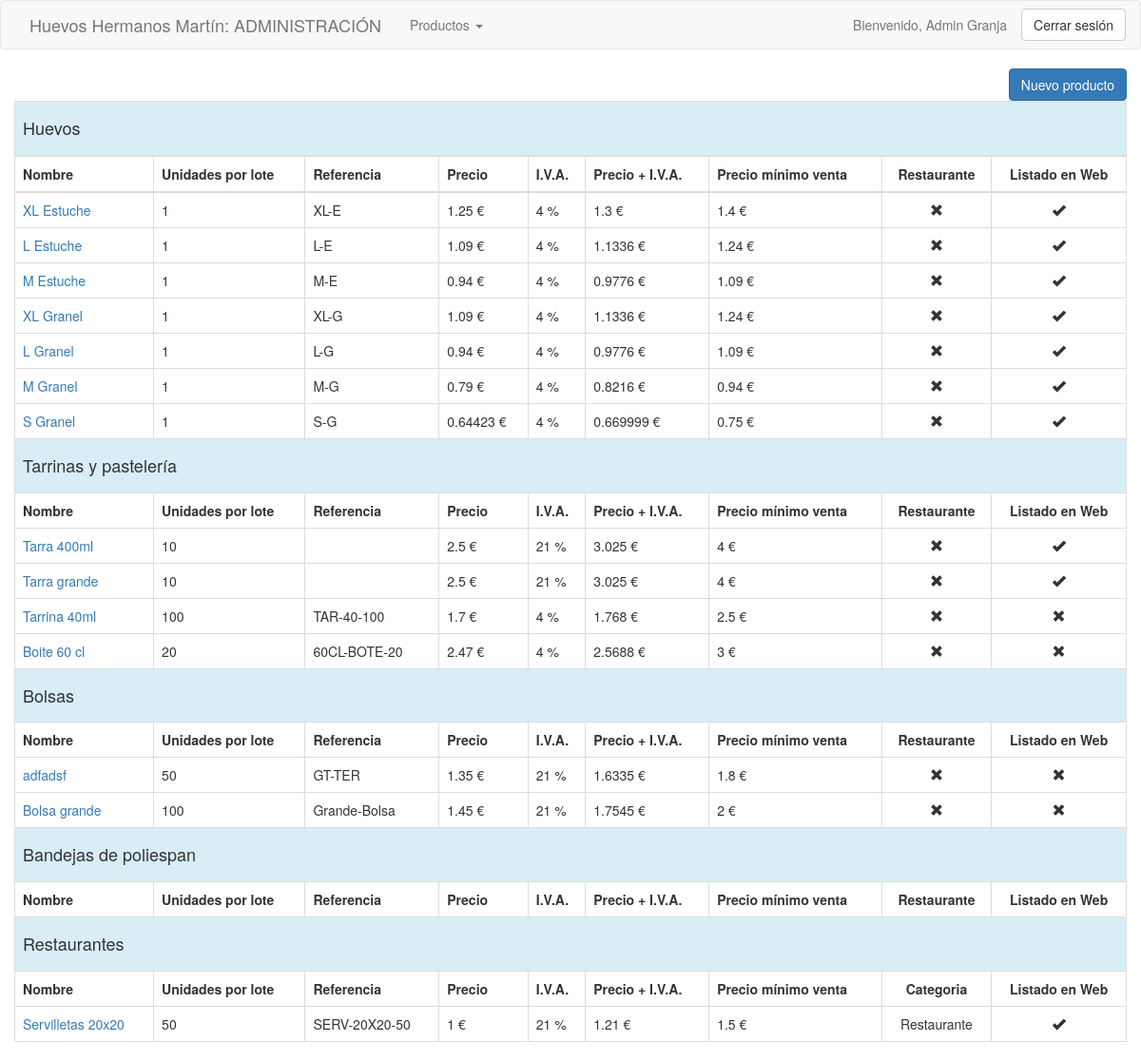
The app's page /productos.php (signed in) with its own data.
### tables this page shows
CREATE TABLE `productos` (
  `id` int(10) UNSIGNED NOT NULL,
  `nombre` varchar(255) NOT NULL,
  `unidades` int(10) UNSIGNED NOT NULL,
  `referencia` varchar(50) DEFAULT NULL,
  `precio` float NOT NULL,
  `iva` int(10) UNSIGNED NOT NULL,
  `precioIVA` float NOT NULL,
  `precioMinimo` float NOT NULL,
  `categoria` int(10) UNSIGNED NOT NULL,
  `restaurante` tinyint(1) NOT NULL,
  `web` tinyint(1) NOT NULL,
  `descripcion` text NOT NULL
);

### funciones.php (called while the page is built, shortened)
<?php
	function hacerListado($consulta)
	{
		$servidor = "localhost";
		$usuario = "root";
		$contrasena = "";
		$baseDeDatos = "granja4";
		$enlace = mysqli_connect($servidor, $usuario, $contrasena, $baseDeDatos);
		mysqli_set_charset($enlace, 'utf8');
		$resultado = mysqli_query($enlace, $consulta);
		$listado = [];
		if ($resultado)
		{
			while ($fila = mysqli_fetch_array($resultado, MYSQLI_ASSOC))
			{
				$listado[] = $fila;
			}
		}
		return $listado;
	}
?>

### productos.php (the view, shortened to what this page needs)
<?php
	include_once("producto_modelo.php");
	$huevos = seleccionarHuevos();
	$bolsas = seleccionarBolsas();
	$tarrinas = seleccionarTarrinas();
	$restaurantes = seleccionarRestaurantes();
?>
<!DOCTYPE HTML>
<html lang="es">
<head>
	<?php include_once("includes.php"); ?>
</head>
<body>
	<?php include("nav.php"); ?>
	<div class="container-fluid">
		<section>
			<div class="pull-right">
				<a href="producto_nuevo.php" class="btn btn-primary">Nuevo producto</a>
			</div>
			<table class="table table-bordered table-hover">
				<thead>
					<tr><td class="info"  colspan="10"><h4>Huevos</h4></td></tr>
					<tr>
						<th>Nombre</th><th>Unidades por lote</th><th>Referencia</th><th>Precio</th><th>I.V.A.</th><th>Precio + I.V.A.</th><th>Precio mínimo venta</th><th class="centrado">Restaurante</th><th class="centrado">Listado en Web</th>
					</tr>
				</thead>
				<tbody>
					<?php
						foreach ($huevos as $huevo)
						{
					?>
						<tr>
							<td><a href="producto_editar.php?id=<?= $huevo["id"]?>"><?= $huevo["nombre"] ?></a></td>
							<td><?= $huevo["unidades"] ?></td>
							<td><?= $huevo["referencia"] ?></td>
							<td><?= $huevo["precio"] ?> €</td>
							<td><?= $huevo["iva"] ?> %</td>
							<td><?= $huevo["precioIVA"] ?> €</td>
							<td><?= $huevo["precioMinimo"] ?> €</td>
							<td class="centrado" ><?= checkeoEnTablaProductos($huevo["restaurante"]) ?></td>
							<td class="centrado" ><?= checkeoEnTablaProductos($huevo["web"]) ?></td>
						<tr>
					<?php
						}
					?>
					<tr><td class="info" colspan="10"><h4>Tarrinas y pastelería</h4></td></tr>
					<tr>
						<th>Nombre</th><th>Unidades por lote</th><th>Referencia</th><th>Precio</th><th>I.V.A.</th><th>Precio + I.V.A.</th><th>Precio mínimo venta</th><th class="centrado" >Restaurante</th><th class="centrado" >Listado en Web</th>
					</tr>
					<?php
						foreach ($tarrinas as $tarrina)
						{
					?>
						<tr>
							<td><a href="producto_editar.php?id=<?= $tarrina["id"]?>"><?= $tarrina["nombre"] ?></a></td>
							<td><?= $tarrina["unidades"] ?></td>
							<td><?= $tarrina["referencia"] ?></td>
							<td><?= $tarrina["precio"] ?> €</td>
							<td><?= $tarrina["iva"] ?> %</td>
							<td><?= $tarrina["precioIVA"] ?> €</td>
							<td><?= $tarrina["precioMinimo"] ?> €</td>
							<td class="centrado" ><?= checkeoEnTablaProductos($tarrina["restaurante"]) ?></td>
							<td class="centrado" ><?= checkeoEnTablaProductos($tarrina["web"]) ?></td>
						</tr>
					<?php
						}
					?>
					<tr><td class="info" colspan="10"><h4>Bolsas</h4></td></tr>
					<tr>
						<th>Nombre</th><th>Unidades por lote</th><th>Referencia</th><th>Precio</th><th>I.V.A.</th><th>Precio + I.V.A.</th><th>Precio mínimo venta</th><th class="centrado" >Restaurante</th><th class="centrado" >Listado en Web</th>
					</tr>
					<?php
						foreach ($bolsas as $bolsa)
						{
					?>
						<tr>
							<td><a href="producto_editar.php?id=<?= $bolsa["id"]?>"><?= $bolsa["nombre"] ?></a></td>
							<td><?= $bolsa["unidades"] ?></td>
							<td><?= $bolsa["referencia"] ?></td>
							<td><?= $bolsa["precio"] ?> €</td>
							<td><?= $bolsa["iva"] ?> %</td>
							<td><?= $bolsa["precioIVA"] ?> €</td>
							<td><?= $bolsa["precioMinimo"] ?> €</td>
							<td class="centrado" ><?= checkeoEnTablaProductos($bolsa["restaurante"]) ?></td>
							<td class="centrado" ><?= checkeoEnTablaProductos($bolsa["web"]) ?></td>
						</tr>
					<?php
						}
					?>
					<tr><td class="info" colspan="10"><h4>Bandejas de poliespan</h4></td></tr>
					<tr>
						<th>Nombre</th><th>Unidades por lote</th><th>Referencia</th><th>Precio</th><th>I.V.A.</th><th>Precio + I.V.A.</th><th>Precio mínimo venta</th><th class="centrado" >Restaurante</th><th class="centrado" >Listado en Web</th>
					</tr>
					<tr><td class="info" colspan="10"><h4>Restaurantes</h4></td></tr>
					<tr>
						<th>Nombre</th><th>Unidades por lote</th><th>Referencia</th><th>Precio</th><th>I.V.A.</th><th>Precio + I.V.A.</th><th>Precio mínimo venta</th><th class="centrado" >Categoria</th><th class="centrado" >Listado en Web</th>
					</tr>
					<?php
						foreach ($restaurantes as $restaurante)
						{
					?>
						<tr>
							<td><a href="producto_editar.php?id=<?= $restaurante["id"]?>"><?= $restaurante["nombre"] ?></a></td>
							<td><?= $restaurante["unidades"] ?></td>
							<td><?= $restaurante["referencia"] ?></td>
							<td><?= $restaurante["precio"] ?> €</td>
							<td><?= $restaurante["iva"] ?> %</td>
							<td><?= $restaurante["precioIVA"] ?> €</td>
							<td><?= $restaurante["precioMinimo"] ?> €</td>
							<td class="centrado" ><?= getCategoria($restaurante["categoria"]) ?></td>
							<td class="centrado" ><?= checkeoEnTablaProductos($restaurante["web"]) ?></td>
						</tr>
					<?php
						}
					?>
				</tbody>
			</table>
		</section>
	</div>
</body>
</html>

### producto_modelo.php (shortened to what this page needs)
<?php
	include_once("funciones.php");
	function seleccionarHuevos()
	{
		return hacerListado("SELECT * FROM productos WHERE categoria='1';");
	}
	function seleccionarBolsas()
	{
		return hacerListado("SELECT * FROM productos WHERE categoria='2';");
	}
	function seleccionarTarrinas()
	{
		return hacerListado("SELECT * FROM productos WHERE categoria='3';");
	}
	function seleccionarRestaurantes()
	{
		return hacerListado("SELECT * FROM productos WHERE restaurante='1';");
	}
	function checkeoEnTablaProductos($dato)
	{
		if ($dato == 1)
			return "<span class='glyphicon glyphicon-ok' aria-hidden='true'></span>";
		return "<span class='glyphicon glyphicon-remove' aria-hidden='true'></span>";
	}
	function getCategoria($categoria)
	{
		switch ($categoria) {
			case '5': return "Restaurante"; break;
		}
	}
?>

### css/estilos.css (style rules this page uses)
.centrado { text-align: center; }

### records on screen
productos: nombre "XL Estuche", unidades "1", referencia "XL-E", precio "1.25", iva "4", precioIVA "1.3", precioMinimo "1.4", web 1 (drawn)
productos: nombre "L Estuche", unidades "1", referencia "L-E", precio "1.09", iva "4", precioIVA "1.1336", precioMinimo "1.24", web 1 (drawn)
productos: nombre "M Estuche", unidades "1", referencia "M-E", precio "0.94", iva "4", precioIVA "0.9776", precioMinimo "1.09", web 1 (drawn)
productos: nombre "XL Granel", unidades "1", referencia "XL-G", precio "1.09", iva "4", precioIVA "1.1336", precioMinimo "1.24", web 1 (drawn)
productos: nombre "L Granel", unidades "1", referencia "L-G", precio "0.94", iva "4", precioIVA "0.9776", precioMinimo "1.09", web 1 (drawn)
productos: nombre "M Granel", unidades "1", referencia "M-G", precio "0.79", iva "4", precioIVA "0.8216", precioMinimo "0.94", web 1 (drawn)
productos: nombre "S Granel", unidades "1", referencia "S-G", precio "0.64423", iva "4", precioIVA "0.669999", precioMinimo "0.75", web 1 (drawn)
productos: nombre "Tarra 400ml", unidades "10", precio "2.5", iva "21", precioIVA "3.025", precioMinimo "4", web 1 (drawn)
productos: nombre "Tarra grande", unidades "10", precio "2.5", iva "21", precioIVA "3.025", precioMinimo "4", web 1 (drawn)
productos: nombre "Tarrina 40ml", unidades "100", referencia "TAR-40-100", precio "1.7", iva "4", precioIVA "1.768", precioMinimo "2.5"
productos: nombre "Boite 60 cl", unidades "20", referencia "60CL-BOTE-20", precio "2.47", iva "4", precioIVA "2.5688", precioMinimo "3"
productos: nombre "adfadsf", unidades "50", referencia "GT-TER", precio "1.35", iva "21", precioIVA "1.6335", precioMinimo "1.8"
productos: nombre "Bolsa grande", unidades "100", referencia "Grande-Bolsa", precio "1.45", iva "21", precioIVA "1.7545", precioMinimo "2"
productos: nombre "Servilletas 20x20", unidades "50", referencia "SERV-20X20-50", precio "1", iva "21", precioIVA "1.21", precioMinimo "1.5", categoria "Restaurante", web 1 (drawn)

### other values on screen
$pagina "Productos"
getNombreUsuario() "Admin Granja"
